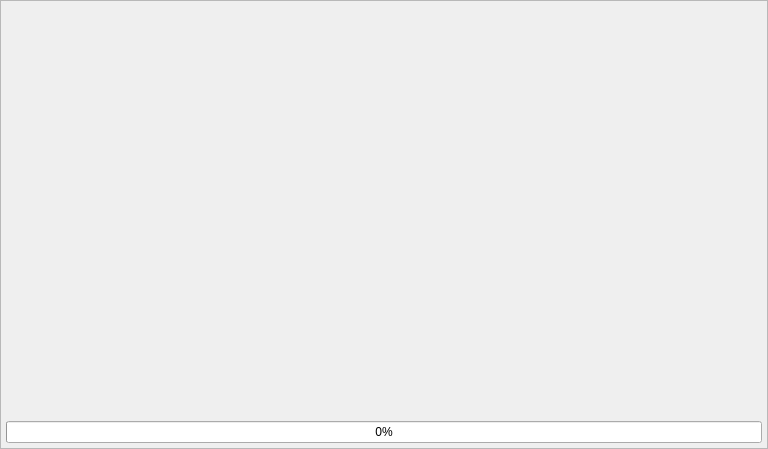
<?xml version="1.0" encoding="UTF-8"?>
<ui version="4.0">
 <class>SplashScreen</class>
 <widget class="QWidget" name="SplashScreen">
  <property name="geometry">
   <rect>
    <x>0</x>
    <y>0</y>
    <width>768</width>
    <height>449</height>
   </rect>
  </property>
  <layout class="QVBoxLayout" name="vlay_main">
   <property name="spacing">
    <number>0</number>
   </property>
   <property name="leftMargin">
    <number>0</number>
   </property>
   <property name="topMargin">
    <number>0</number>
   </property>
   <property name="rightMargin">
    <number>0</number>
   </property>
   <property name="bottomMargin">
    <number>0</number>
   </property>
   <item>
    <widget class="QFrame" name="fr_main">
     <property name="frameShape">
      <enum>QFrame::StyledPanel</enum>
     </property>
     <property name="frameShadow">
      <enum>QFrame::Raised</enum>
     </property>
     <layout class="QVBoxLayout" name="vlay_fr_main">
      <property name="spacing">
       <number>0</number>
      </property>
      <property name="leftMargin">
       <number>5</number>
      </property>
      <property name="topMargin">
       <number>0</number>
      </property>
      <property name="rightMargin">
       <number>5</number>
      </property>
      <property name="bottomMargin">
       <number>5</number>
      </property>
      <item>
       <spacer name="verticalSpacer">
        <property name="orientation">
         <enum>Qt::Vertical</enum>
        </property>
        <property name="sizeHint" stdset="0">
         <size>
          <width>20</width>
          <height>40</height>
         </size>
        </property>
       </spacer>
      </item>
      <item>
       <layout class="QGridLayout" name="gridLayout">
        <property name="spacing">
         <number>10</number>
        </property>
        <item row="1" column="1">
         <widget class="QLabel" name="lb_description"/>
        </item>
        <item row="0" column="1">
         <widget class="QLabel" name="lb_titre"/>
        </item>
        <item row="0" column="0" rowspan="2">
         <widget class="QLabel" name="lb_ico"/>
        </item>
       </layout>
      </item>
      <item>
       <spacer name="verticalSpacer_2">
        <property name="orientation">
         <enum>Qt::Vertical</enum>
        </property>
        <property name="sizeHint" stdset="0">
         <size>
          <width>20</width>
          <height>40</height>
         </size>
        </property>
       </spacer>
      </item>
      <item>
       <widget class="QLabel" name="lb_chargement"/>
      </item>
      <item>
       <widget class="QProgressBar" name="pg_chargement">
        <property name="value">
         <number>0</number>
        </property>
       </widget>
      </item>
     </layout>
    </widget>
   </item>
  </layout>
 </widget>
 <resources/>
 <connections/>
</ui>
